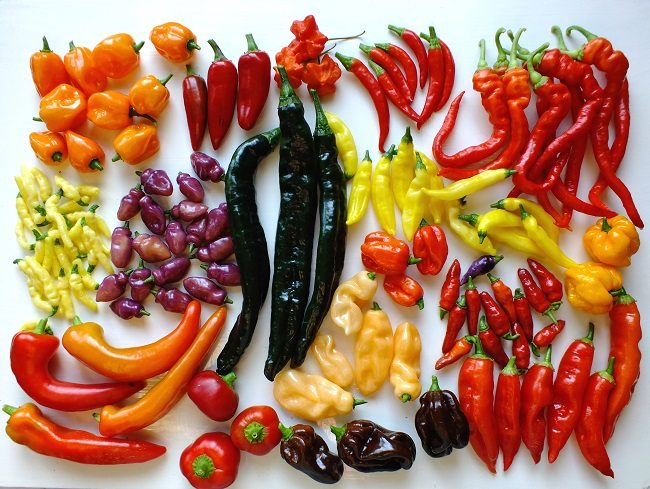
%> input picture h1/peepers.jpg, 650 x 489 px
$ octave katmanlar1.m   (GNU Octave 9; MATLAB toolbox functions it lacks are replaced by stand-ins)
%> lines starting %> are read from the running program, lines starting %| are printed output that depends on the picture
clc; clear all; close all;

resim=imread('peepers.jpg');
%> resim is the input picture: size 489x650x3 uint8; mean R, G, B 171.4, 122.4, 94.4
imshow(resim);

R=resim(:,:,1);
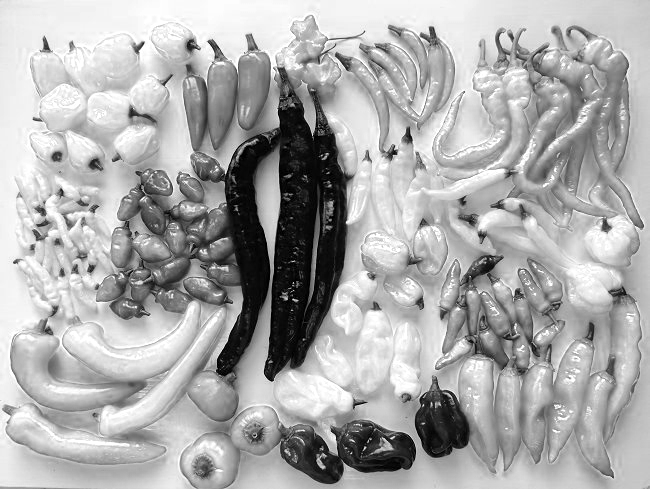
%> R: size 489x650 uint8; min 0, max 255, mean 171.4
G=resim(:,:,2);
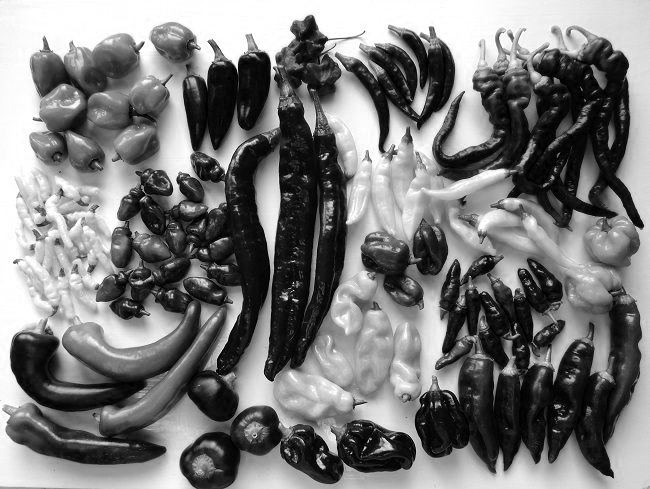
%> G: size 489x650 uint8; min 0, max 255, mean 122.4
B=resim(:,:,3);
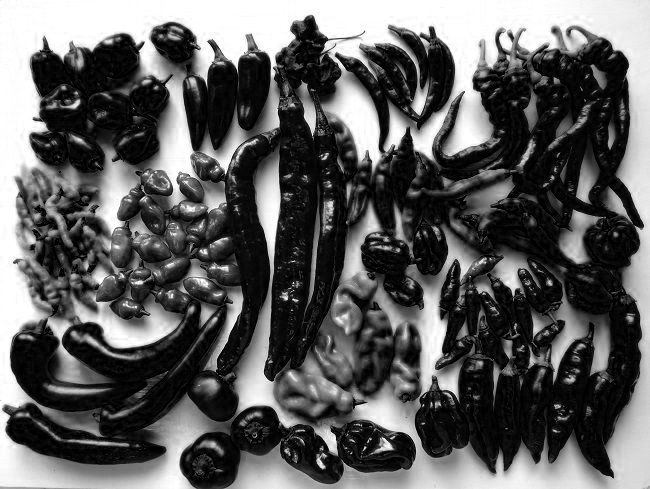
%> B: size 489x650 uint8; min 0, max 255, mean 94.4

figure,imshow(R);
figure,imshow(G);
figure,imshow(B);
%þayet her imshow dediðimizin de ekrana gelmesini istiyorsak
%yani ayrý ayrý pencerelerde açýlmasýný istiyorsak
%figure,imshow(R) þeklinde yazmalsýn

%hepsinin tek pencerede açýlmasýný istiyorsak
%imshow(B); þeklinde hepsini yazmamýz gerekiyor

%katmanlarýna ayýrdýðýmýz resmi tekrar birleþtirelim
yeniresim(:,:,1)=R;
yeniresim(:,:,2)=G;
yeniresim(:,:,3)=B;

figure,imshow(yeniresim);

%burda dikkat etmemiz gereken ilk resim ile son resmin
%ayný olmasý gerektiði
